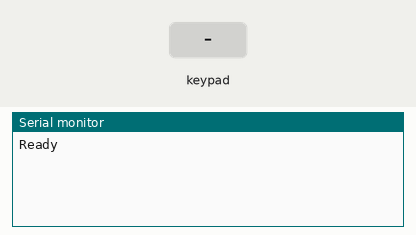
Recording of a sketch running on a simulated ESP32. Shown: the last lines printed to the serial monitor. The test bench sets the inputs (shaded band).

Above: at 1.2 s.
1.3 s: key 'O' pressed
At 2.5 s:
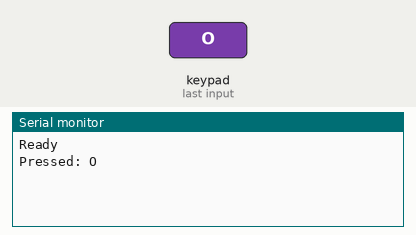
2.8 s: key 'X' pressed
At 3.8 s:
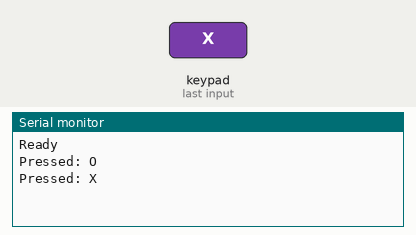
4.3 s: key 'Y' pressed
At 5.2 s:
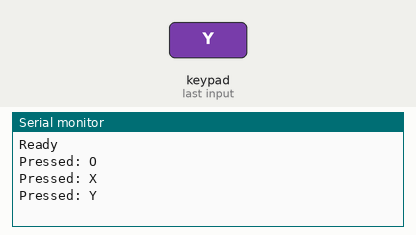
5.8 s: key 'H' pressed
At 6.3 s:
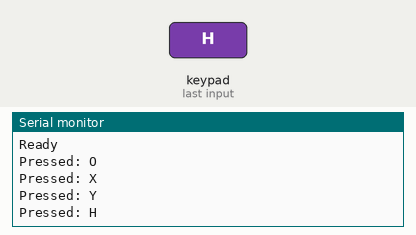

The sketch:

test_Keypad.ino
```cpp
#include <Keypad.h>

// const byte ROWS = 4;
// const byte COLS = 3;

const byte ROWS = 2;
const byte COLS = 2;

// char keys[ROWS][COLS] = {
//   {'1','2','3'},
//   {'4','5','6'},
//   {'7','8','9'},
//   {'*','0','#'}
// };

char keys[ROWS][COLS] = {
  {'O','X'},
  {'Y','H'}
};

// byte rowPins[ROWS] = {32, 33, 25, 26};
// byte colPins[COLS] = {27, 14, 13}; // ⚠️ GPIO12 改成 GPIO13

byte rowPins[ROWS] = {32, 33};
byte colPins[COLS] = {27, 14}; // ⚠️ GPIO12 改成 GPIO13

Keypad keypad = Keypad(makeKeymap(keys), rowPins, colPins, ROWS, COLS);

void setup() {
  Serial.begin(115200);
  Serial.println("Ready");
}

void loop() {
  char key = keypad.getKey();
  if (key) {
    Serial.print("Pressed: ");
    Serial.println(key);
  }
}
```

Measured:
- after the input at 1.3 s, the serial monitor: prints a new line at once (image 1)
- after the input at 2.8 s, the serial monitor: prints a new line at once (image 2)
- after the input at 4.3 s, the serial monitor: prints a new line at once (image 3)
- after the input at 5.8 s, the serial monitor: prints a new line at once (image 4)
